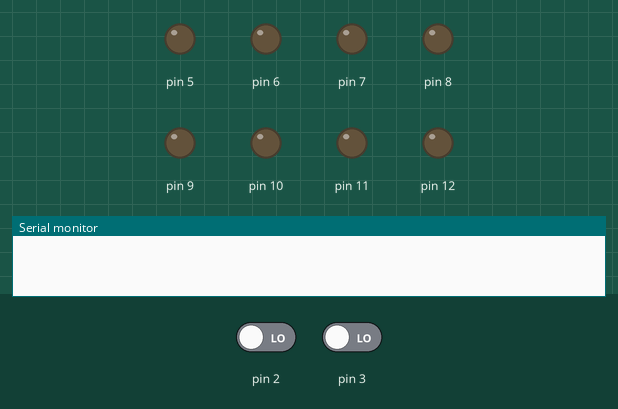
This sketch was run on a simulated Arduino Uno, built with avr-gcc and run on an emulated ATmega328P. Parts: output pins drawn as LEDs (lit = HIGH), the last lines printed to the serial monitor. Dashed ring = blinking. The inputs (shaded band) are chosen by the test bench; at power-on: pin 2 LOW, pin 3 LOW.

Above: at 1.2 s.
1.3 s: pin 2 driven HIGH
At 3.1 s:
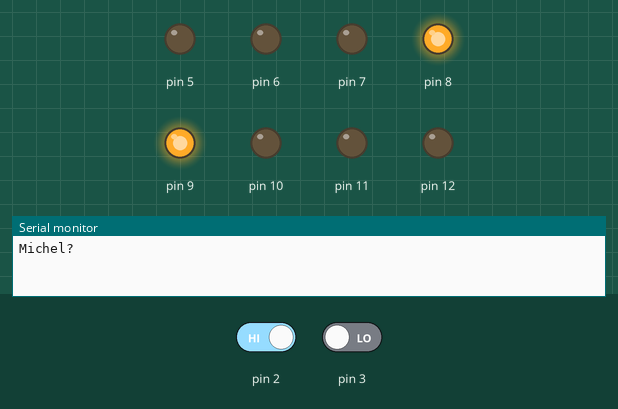
4.3 s: pin 2 driven LOW
At 5.1 s:
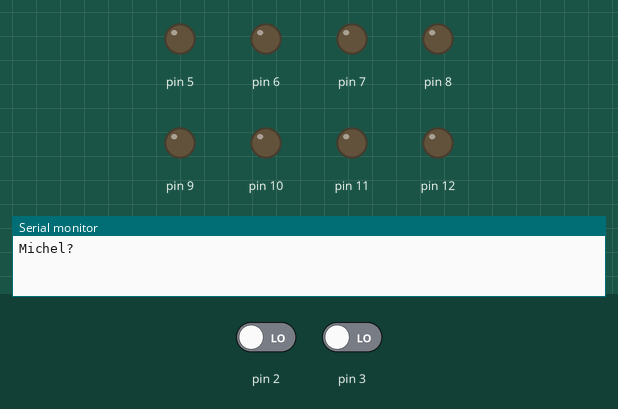
5.8 s: pin 3 driven HIGH
At 6.41 s:
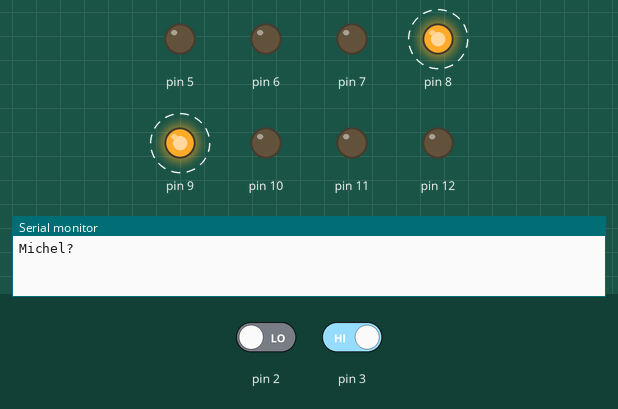
8.8 s: pin 3 driven LOW
At 9.9 s:
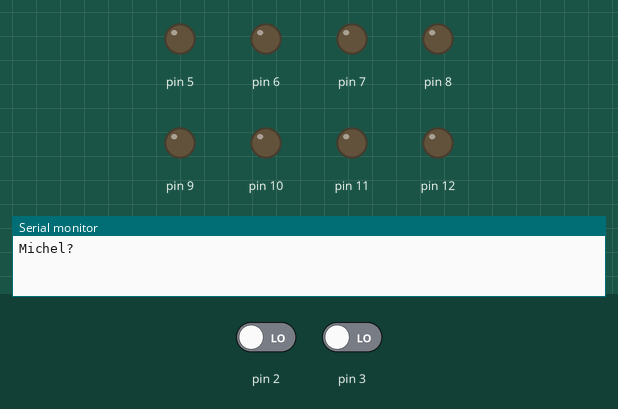
Timing chart, 0 to 11.3 s (numbered marks = the images above; inputs shaded):
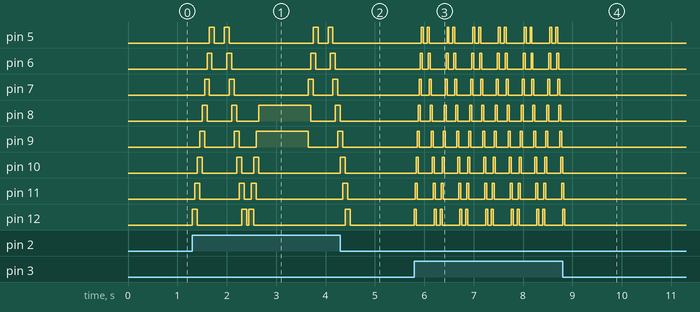

Measured:
- after the input at 1.3 s, pin 5: LOW → HIGH after 0.35 s, → LOW 0.10 s later, → HIGH 0.20 s later, → LOW 0.10 s later, … (8 changes in this stretch); pin 6: LOW → HIGH after 0.30 s, → LOW 0.10 s later, → HIGH 0.30 s later, → LOW 0.10 s later, … (8 changes in this stretch)
- after the input at 4.3 s, pin 5–7: stops changing and stays LOW; pin 8: goes on until 4.3 s, then stays LOW; pin 9, pin 10: goes on until 4.4 s, then stays LOW; pin 11, pin 12: goes on until 4.5 s, then stays LOW
- after the input at 5.8 s, pin 5: LOW → HIGH after 0.14 s, then repeats every 0.52 s: LOW 0.08 s, HIGH 0.04 s, LOW 0.36 s, HIGH 0.04 s; pin 6: LOW → HIGH after 0.12 s, then repeats every 0.52 s: LOW 0.12 s, HIGH 0.04 s, LOW 0.32 s, HIGH 0.04 s
- after the input at 8.8 s, pin 5–9: stops changing and stays LOW; pin 10–12: goes on until 8.8 s, then stays LOW

The sketch:

Arduinonsortidesentrades3.ino
```cpp
void setup () {
   pinMode(12, OUTPUT);
  pinMode(11, OUTPUT);
  pinMode(10, OUTPUT);
  pinMode(9, OUTPUT);
  pinMode(8, OUTPUT);
  pinMode(7, OUTPUT);
  pinMode(6, OUTPUT);
  pinMode(5, OUTPUT);

  pinMode(2, INPUT);
   Serial.begin(9600);
 }


//*********************loop********************************************
void loop () {
  if(digitalRead(2)){
  digitalWrite(12, HIGH);
    delay(50);
  digitalWrite(11, HIGH);
  delay(50);
  digitalWrite(10, HIGH);
  digitalWrite(12, LOW);
  delay(50);
  digitalWrite(11, LOW);
  digitalWrite(9, HIGH);
  delay(50);
  digitalWrite(10, LOW);
  digitalWrite(8, HIGH);
  delay(50);
  digitalWrite(9, LOW);
  digitalWrite(7, HIGH);
  delay(50);
  digitalWrite(8, LOW);
  digitalWrite(6, HIGH);
  delay(50);
  digitalWrite(7, LOW);
  digitalWrite(5, HIGH);
  delay(50);
  digitalWrite(6, LOW);
  delay(50);
  digitalWrite(5, LOW);
  delay(200);

  digitalWrite(5, HIGH);
    delay(50);
  digitalWrite(6, HIGH);
  delay(50);
  digitalWrite(7, HIGH);
  digitalWrite(5, LOW);
  delay(50);
  digitalWrite(6, LOW);
  digitalWrite(8, HIGH);
  delay(50);
  digitalWrite(7, LOW);
  digitalWrite(9, HIGH);
  delay(50);
  digitalWrite(8, LOW);
  digitalWrite(10, HIGH);
  delay(50);
  digitalWrite(9, LOW);
  digitalWrite(11, HIGH);
  delay(50);
  digitalWrite(10, LOW);
  digitalWrite(12, HIGH);
  delay(50);
  digitalWrite(11, LOW);
  delay(50);
  digitalWrite(12, LOW);
  delay(50);
//PRIMER
 digitalWrite(12, HIGH);
    delay(50);
  digitalWrite(11, HIGH);
  delay(50);
  digitalWrite(10, HIGH);
  digitalWrite(12, LOW);
  delay(50);
  digitalWrite(11, LOW);
  digitalWrite(9, HIGH);
  delay(50);
  digitalWrite(10, LOW);
  digitalWrite(8, HIGH);
   Serial.println("Michel?");
  delay(1000);
  digitalWrite(9, LOW);
  digitalWrite(7, HIGH);
  delay(50);
  digitalWrite(8, LOW);
  digitalWrite(6, HIGH);
  delay(50);
  digitalWrite(7, LOW);
  digitalWrite(5, HIGH);
  delay(50);
  digitalWrite(6, LOW);
  delay(50);
  digitalWrite(5, LOW);
  delay(200);

  digitalWrite(5, HIGH);
    delay(50);
  digitalWrite(6, HIGH);
  delay(50);
  digitalWrite(7, HIGH);
  digitalWrite(5, LOW);
  delay(50);
  digitalWrite(6, LOW);
  digitalWrite(8, HIGH);
  delay(50);
  digitalWrite(7, LOW);
  digitalWrite(9, HIGH);
  delay(50);
  digitalWrite(8, LOW);
  digitalWrite(10, HIGH);
  delay(50);
  digitalWrite(9, LOW);
  digitalWrite(11, HIGH);
  delay(50);
  digitalWrite(10, LOW);
  digitalWrite(12, HIGH);
  delay(50);
  digitalWrite(11, LOW);
  delay(50);
  digitalWrite(12, LOW);
  delay(50);
  delay(50); }else{
   digitalWrite(12, LOW);
  digitalWrite(10, LOW);
  digitalWrite(8, LOW);
  digitalWrite(6, LOW);

  digitalWrite(11, LOW);
  digitalWrite(9, LOW);
  digitalWrite(7, LOW);
  digitalWrite(5, LOW);
  }
   //segon botó
   if(digitalRead(3)){
  digitalWrite(12, HIGH);
    delay(20);
  digitalWrite(11, HIGH);
  delay(20);
  digitalWrite(10, HIGH);
  digitalWrite(12, LOW);
  delay(20);
  digitalWrite(11, LOW);
  digitalWrite(9, HIGH);
  delay(20);
  digitalWrite(10, LOW);
  digitalWrite(8, HIGH);
  delay(20);
  digitalWrite(9, LOW);
  digitalWrite(7, HIGH);
  delay(20);
  digitalWrite(8, LOW);
  digitalWrite(6, HIGH);
  delay(20);
  digitalWrite(7, LOW);
  digitalWrite(5, HIGH);
  delay(20);
  digitalWrite(6, LOW);
  delay(20);
  digitalWrite(5, LOW);
  delay(80);
//1/2
  digitalWrite(5, HIGH);
    delay(20);
  digitalWrite(6, HIGH);
  delay(20);
  digitalWrite(7, HIGH);
  digitalWrite(5, LOW);
  delay(20);
  digitalWrite(6, LOW);
  digitalWrite(8, HIGH);
  delay(20);
  digitalWrite(7, LOW);
  digitalWrite(9, HIGH);
  delay(20);
  digitalWrite(8, LOW);
  digitalWrite(10, HIGH);
  delay(20);
  digitalWrite(9, LOW);
  digitalWrite(11, HIGH);
  delay(20);
  digitalWrite(10, LOW);
  digitalWrite(12, HIGH);
  delay(20);
  digitalWrite(11, LOW);
  delay(20);
  digitalWrite(12, LOW);
  delay(80);

} else{
   digitalWrite(12, LOW);
  digitalWrite(10, LOW);
  digitalWrite(8, LOW);
  digitalWrite(6, LOW);

  digitalWrite(11, LOW);
  digitalWrite(9, LOW);
  digitalWrite(7, LOW);
  digitalWrite(5, LOW);
  }


}
```
